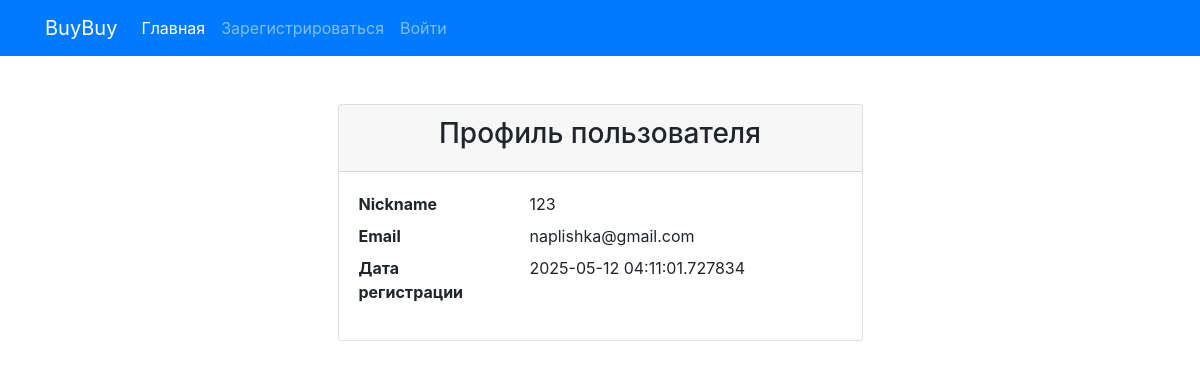
Page /user/1 on the committed database.
### data/users.py (models this page shows, shortened)
class User(SqlAlchemyBase, UserMixin):
    __tablename__ = "users"
    id = sqlalchemy.Column(sqlalchemy.Integer, primary_key=True, autoincrement=True)
    nickname = sqlalchemy.Column(sqlalchemy.String, unique=True, nullable=True)
    email = sqlalchemy.Column(sqlalchemy.String, unique=True, nullable=True)
    hpasw = sqlalchemy.Column(sqlalchemy.String, nullable=True)
    created_date = sqlalchemy.Column(sqlalchemy.DateTime, nullable=True, default=datetime.now())
    ads = orm.relationship("Ad", back_populates='user')

### app.py (the view)
@app.route("/user/<int:user_id>")
def profile(user_id):
    db_sess = db_session.create_session()
    user = db_sess.query(User).filter(User.id == user_id).first()
    params = {}
    params["id"] = user.id
    params["nickname"] = user.nickname
    params["email"] = user.email
    params["date"] = user.created_date
    return render_template("user.html", **params)

### data/db_session.py (called while the page is built)
def create_session() -> Session:
    global __factory
    return __factory()

### templates/user.html
{% extends 'base.html' %}
{% block content %}
<div class="container mt-5">
    <div class="row justify-content-center">
        <div class="col-md-6">
            <div class="card">
                <div class="card-header text-center">
                    <h3>Профиль пользователя</h3>
                </div>
                <div class="card-body">
                    <dl class="row">
                        <dt class="col-sm-4">Nickname</dt>
                        <dd class="col-sm-8">{{ nickname }}</dd>
                        <dt class="col-sm-4">Email</dt>
                        <dd class="col-sm-8">{{ email }}</dd>
                        <dt class="col-sm-4">Дата регистрации</dt>
                        <dd class="col-sm-8">{{ date }}</dd>
                    </dl>
                </div>
            </div>
        </div>
    </div>
</div>
{% endblock %}

### rows in the picture
User: nickname "123", email "naplishka@gmail.com", created_date "2025-05-12 04:11:01.727834"
